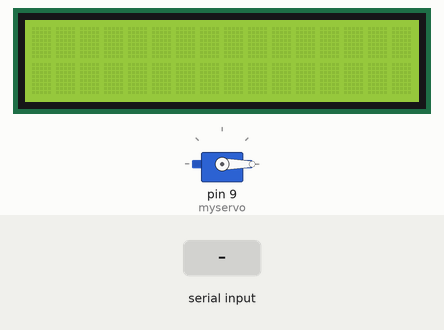
The sketch below on a simulated Arduino Uno, built with avr-gcc and run on an emulated ATmega328P. Parts: servo, 16×2 character LCD. The inputs (shaded band) are chosen by the test bench.

Above: at 1.2 s.
1.3 s: "o" received over Serial
At 2.47 s:
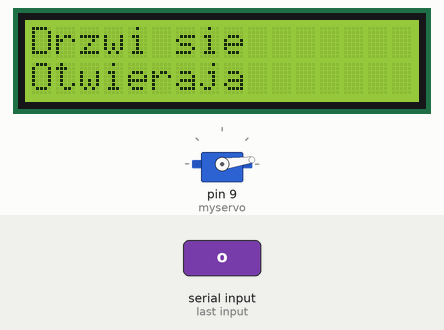
4.3 s: "z" received over Serial
At 6.22 s:
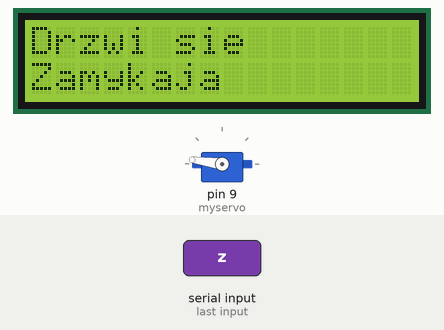
9.0 s: "1" received over Serial
At 10.5 s:
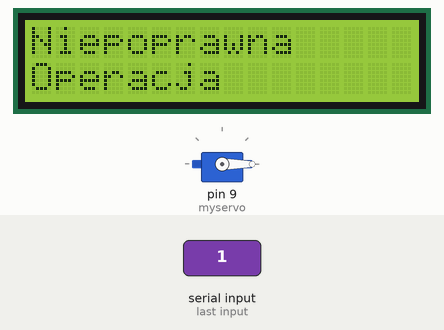
11.5 s: "z" received over Serial
At 14.2 s:
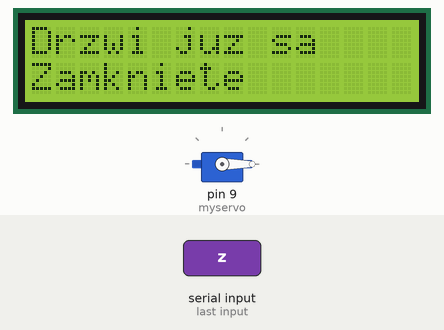
14.5 s: "0" received over Serial
At 15.9 s:
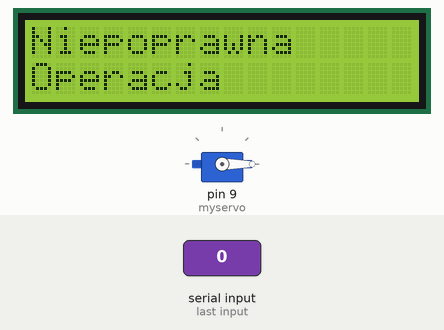
Timing chart, 0 to 17.5 s (numbered marks = the images above; inputs shaded):
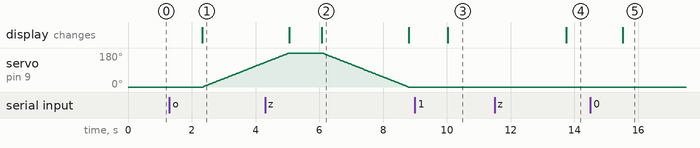

Measured:
- after the input at 1.3 s, servo on pin 9 (myservo): moves from 0° to 130° over 1.9 s, starting after 1.1 s; the display: changes after 1.0 s (image 1)
- after the input at 4.3 s, the display: first differs from a run without the input after 1.8 s (image 2)
- after the input at 9.0 s, the display: changes after 1.0 s (image 3)
- after the input at 11.5 s, the display: changes after 2.2 s (image 4)
- after the input at 14.5 s, the display: changes after 1.0 s (image 5)

The sketch:

prog2.ino
```cpp
#include <LiquidCrystal_I2C.h>
#include <Servo.h>

LiquidCrystal_I2C lcd(0x27,16,2);
Servo myservo;
int pos = 0;
bool state = true; // true - zamkniete drzwi

void setup() {
  Serial.begin(9600);
  myservo.attach(9);
  myservo.write(0);
  lcd.init();
  lcd.clear();
  lcd.backlight();
}

void loop() {
  while (Serial.available() == 0) {}
  String op = Serial.readString();
  op.trim();
  if (op == "o" && state) {
      lcd.clear();
      lcd.setCursor(0,0);
      lcd.print("Drzwi sie");
      lcd.setCursor(0,1);
      lcd.print("Otwieraja");
      state = false;
      for(pos = 0; pos <= 180; pos += 1) // obrót od 0 do 180 stopni
      {
        myservo.write(pos);
        delay(15);
      }
      lcd.clear();
  } else if (op == "z" && !state) {
      lcd.clear();
      lcd.setCursor(0,0);
      lcd.print("Drzwi sie");
      lcd.setCursor(0,1);
      lcd.print("Zamykaja");
      state = true;
      for(pos = 180; pos>=0; pos-=1) // obrót od 180 do 0 stopni
      {
        myservo.write(pos);
        delay(15);
      }
      lcd.clear();
  } else if (op == "z" && state){
      lcd.clear();
      lcd.setCursor(0,0);
      lcd.print("Drzwi juz sa");
      lcd.setCursor(0,1);
      lcd.print("Zamkniete");
  } else if (op == "o" && !state){
      lcd.clear();
      lcd.setCursor(0,0);
      lcd.print("Drzwi juz sa");
      lcd.setCursor(0,1);
      lcd.print("Otwarte");
      delay(15*180);
  } else{
      lcd.clear();
      lcd.setCursor(0,0);
      lcd.print("Niepoprawna");
      lcd.setCursor(0,1);
      lcd.print("Operacja");
      delay(15*180);
  }
}
```
